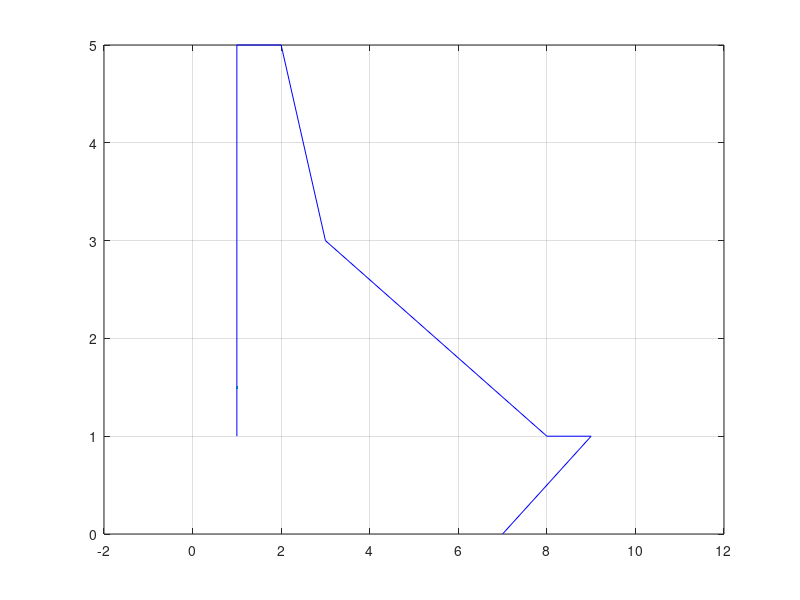

MATLAB code for this plot: (Note: this script raises an error after producing the figure.)
clc;
close all;
clear all;

%% Gráficos animados



x = [1 1 2 3 8 9 7];
y = [0 5 5 3 1 1 0];

figure(1)
for i = 1:1:7
    y(i) = y(i) + i^2;
    plot(x, y, 'b', LineWidth=1.5);
    grid on;
    xlim([-2 12]);
    hold on;
    pause(1);

    if i < length(x)
        cla(figure(1));
    end

end


